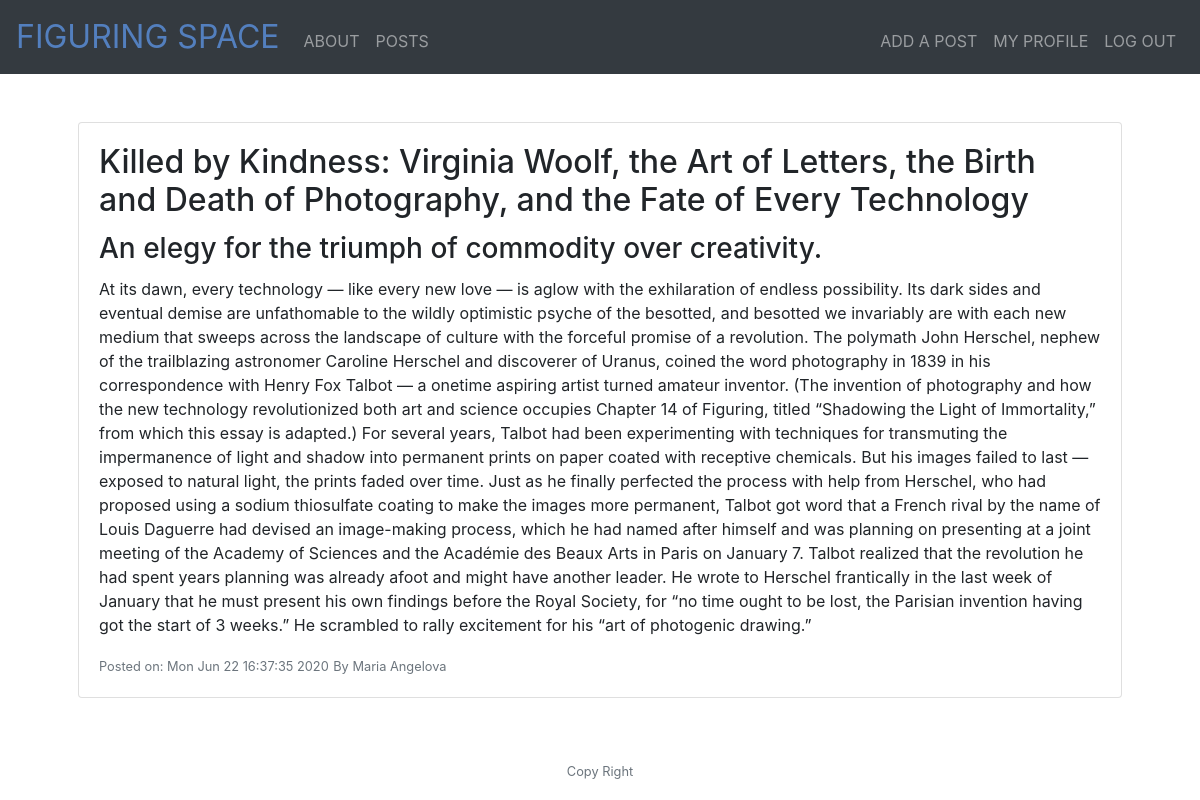
The app's page /post/4 (signed in) with its own data.
### models.py (models this page shows, shortened)
class Post(db.Model):
    id = db.Column(db.Integer, primary_key=True)
    title = db.Column(db.String(50))
    subtitle = db.Column(db.String(50))
    date_posted = db.Column(db.DateTime)
    content = db.Column(db.Text)
    author = db.Column(db.Integer, db.ForeignKey("user.id"))
    categories = db.relationship("Category", secondary='categories', backref=db.backref('posts', lazy='dynamic'))

class User(db.Model):
    id = db.Column(db.Integer, primary_key=True)
    first_name = db.Column(db.String(50))
    last_name = db.Column(db.String(50))
    email = db.Column(db.String(50))
    password = db.Column(db.String(20))
    registered = db.Column(db.DateTime)
    posts = db.relationship("Post", backref='user')

### app.py (the view)
@app.route('/post/<id>')
@login_required
def post(id):
    post = Post.query.filter_by(id=id).first()
    author = User.query.filter_by(id=post.author).first()
    return render_template("post.html", post=post, author=author)

### app.py (called while the page is built)
@app.after_request
def after_request(response):
    response.headers["Cache-Control"] = "no-cache, no-store, must-revalidate"
    response.headers["Expires"] = 0
    response.headers["Pragma"] = "no-cache"
    return response

### helper.py (called while the page is built)
def login_required(f):
    @wraps(f)
    def decorated_function(*args, **kwargs):
        if session.get("user_id") is None:
            return redirect("/login")
        return f(*args, **kwargs)
    return decorated_function

### templates/post.html
{% extends "layout.html" %} {% block main %}
<div class="card mb-3">
  <div class="card-body" style="text-align: left;">
    <h2 class="card-title">{{post.title}}</h2>
    <h3 class="card-title">{{post.subtitle}}</h3>
    <p class="card-text">
      {{post.content}}
    </p>
    <p class="card-text">
      <small class="text-muted"
        >Posted on: {{post.date_posted.strftime("%c")}}</small
      >
      <small class="text-muted"
        >By {{author.first_name}} {{author.last_name}}</small
      >
    </p>
  </div>
</div>
{% endblock %}

### records on screen
Post: title "Killed by Kindness: Virginia Woolf, the Art of Letters, the Birth and Death of Photography, and the Fate of Every Technology", subtitle "An elegy for the triumph of commodity over creativity.", content "At its dawn, every technology — like every new love — is aglow with the exhilaration of endless possibility. Its dark sides and eventual demise are unfathomable to the wildly optimistic psyche of the besotted, and besotted we invariably are with each new medium that sweeps across the landscape of culture with the forceful promise of a revolution. The polymath John Herschel, nephew of the trailblazing astronomer Caroline Herschel and discoverer of Uranus, coined the word photography in 1839 in his correspondence with Henry Fox Talbot — a onetime aspiring artist turned amateur inventor. (The invention of photography and how the new technology revolutionized both art and science occupies…", date_posted "Mon Jun 22 16:37:35 2020"
User: first_name "Maria", last_name "Angelova"
